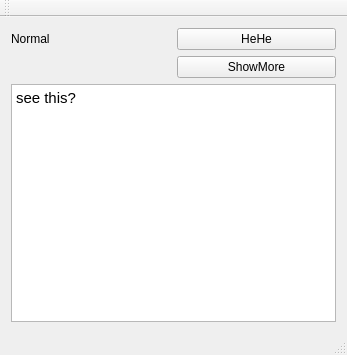
<?xml version="1.0" encoding="UTF-8"?>
<ui version="4.0">
 <class>MainWindow</class>
 <widget class="QMainWindow" name="MainWindow">
  <property name="minimumSize">
   <size>
    <width>347</width>
    <height>355</height>
   </size>
  </property>
  <property name="maximumSize">
   <size>
    <width>347</width>
    <height>355</height>
   </size>
  </property>
  <property name="windowTitle">
   <string>MainWindow</string>
  </property>
  <widget class="QWidget" name="centralWidget">
   <layout class="QGridLayout" name="gridLayout_2">
    <item row="0" column="0">
     <layout class="QVBoxLayout" name="verticalLayout">
      <item>
       <layout class="QGridLayout" name="gridLayout">
        <item row="0" column="0">
         <widget class="QLabel" name="label">
          <property name="text">
           <string>Normal</string>
          </property>
         </widget>
        </item>
        <item row="0" column="1">
         <widget class="QPushButton" name="pushButton">
          <property name="text">
           <string>HeHe</string>
          </property>
         </widget>
        </item>
        <item row="1" column="1">
         <widget class="QPushButton" name="pbmore">
          <property name="text">
           <string>ShowMore</string>
          </property>
         </widget>
        </item>
       </layout>
      </item>
      <item>
       <widget class="QTextEdit" name="te">
        <property name="enabled">
         <bool>true</bool>
        </property>
        <property name="html">
         <string>&lt;!DOCTYPE HTML PUBLIC &quot;-//W3C//DTD HTML 4.0//EN&quot; &quot;http://www.w3.org/TR/REC-html40/strict.dtd&quot;&gt;
&lt;html&gt;&lt;head&gt;&lt;meta name=&quot;qrichtext&quot; content=&quot;1&quot; /&gt;&lt;style type=&quot;text/css&quot;&gt;
p, li { white-space: pre-wrap; }
&lt;/style&gt;&lt;/head&gt;&lt;body style=&quot; font-family:'Ubuntu'; font-size:11pt; font-weight:400; font-style:normal;&quot;&gt;
&lt;p style=&quot; margin-top:0px; margin-bottom:0px; margin-left:0px; margin-right:0px; -qt-block-indent:0; text-indent:0px;&quot;&gt;see this?&lt;/p&gt;&lt;/body&gt;&lt;/html&gt;</string>
        </property>
       </widget>
      </item>
     </layout>
    </item>
   </layout>
  </widget>
  <widget class="QMenuBar" name="menuBar">
   <property name="geometry">
    <rect>
     <x>0</x>
     <y>0</y>
     <width>347</width>
     <height>25</height>
    </rect>
   </property>
  </widget>
  <widget class="QToolBar" name="mainToolBar">
   <attribute name="toolBarArea">
    <enum>TopToolBarArea</enum>
   </attribute>
   <attribute name="toolBarBreak">
    <bool>false</bool>
   </attribute>
  </widget>
  <widget class="QStatusBar" name="statusBar"/>
 </widget>
 <layoutdefault spacing="6" margin="11"/>
 <resources/>
 <connections/>
</ui>
